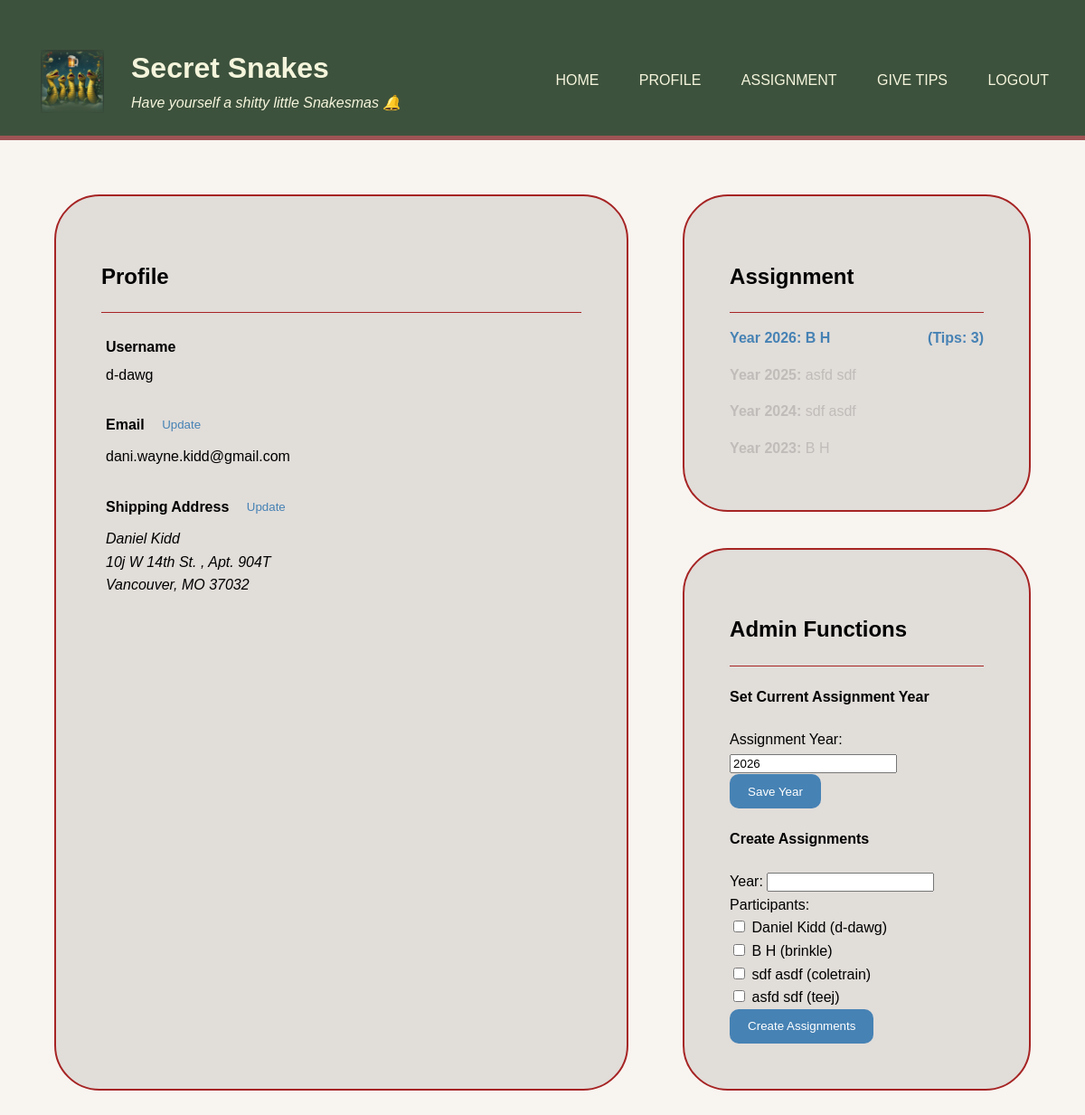
Screenshot of /profile (signed in) with the database file from the repository.
### app/models.py (models this page shows)
class User(Base):
    __tablename__ = "users"
    id = Column(Integer, primary_key=True, index=True)
    username = Column(String, unique=True, index=True)
    email = Column(String, unique=True, index=True)
    hashed_password = Column(String)
    created_at = Column(DateTime)
    is_admin = Column(Boolean, default=False)
    first_name = Column(String)
    last_name = Column(String)
    shipping_street_address = Column(String)
    shipping_unit = Column(String)
    shipping_city = Column(String)
    shipping_zipcode = Column(String)
    shipping_state = Column(String)

class Assignment(Base):
    __tablename__ = "assignments"
    id = Column(Integer, primary_key=True, index=True)
    year = Column(Integer)
    assigned_user_id = Column(Integer, ForeignKey("users.id"))
    assignee_user_id = Column(Integer, ForeignKey("users.id"))
    created_at = Column(DateTime)
    assigned_user = relationship("User", foreign_keys=[assigned_user_id])
    assignee_user = relationship("User", foreign_keys=[assignee_user_id])

### app/main.py (the view)
@app.get("/profile")
async def profile(
    request: Request,
    db: Session = Depends(database.get_db)
):
    try:
        access_token = request.session.get("access_token")
        if not access_token:
            return RedirectResponse(url="/", status_code=302)
        current_user = auth.get_current_user(db, access_token)
        if not current_user:
            return RedirectResponse(url="/", status_code=302)
        all_users = db.query(models.User).all() if current_user.is_admin else []
        assignments = db.query(models.Assignment).filter(
            models.Assignment.assignee_user_id == current_user.id
        ).order_by(desc(models.Assignment.year)).all()
        latest_year = db.query(func.max(models.Assignment.year)).scalar()
        print(config.get_config(db))
        assignment_year = config.get_config(db)['assignment_year']
        assignment_year = int(assignment_year) if assignment_year else latest_year
        number_of_tips = tips.count_tips_for_current_assignment(db, current_user.id, assignment_year)
        context = {
            "request": request,
            "user": current_user,
            "is_admin": current_user.is_admin,
            "all_users": all_users,
            "assignments": assignments,
            "assignment_year": assignment_year,
            "number_of_tips": number_of_tips,
            "user_authenticated": True
        }
        return templates.TemplateResponse("profile.html", context)
    except HTTPException as e:
        logger.warning(f"Authentication failed: {e.detail}")
        return RedirectResponse("/login", status_code=302)
    except Exception as e:
        logger.error(f"Error during template rendering: {str(e)}")
        raise

### templates/profile.html (shortened to what this page needs)
{% extends "base.html" %}
{% block content %}
<div class="profile-page-container common-page-container">
    <div class="profile-details-panel common-panel">
        <h2>Profile</h2>
        <div class="line"></div>
        <div class="content-container">
            <div class="property-container">
                <div class="current-property-container">
                    <div class="property-title">
                        <strong>Username</strong>
                    </div>
                    <div class="property-value">
                        {{ user.username }}
                    </div>
                </div>
            </div>
            <div class="property-container">
                <div class="current-property-container">
                    <div class="property-title">
                        <strong>Email</strong>&nbsp;<button id="show-email-form" class="text-button">Update</button>
                    </div>
                    <div class="property-value">
                        {{ user.email }}
                    </div>
                </div>
                <div class="update-property-container">
                </div>
            </div>
            <div class="property-container">
                <div class="current-property-container">
                    <div class="property-title">
                        <strong>Shipping Address</strong>&nbsp;<button id="show-shipping-form" class="text-button">Update</button>
                    </div>
                    <div class="property-value">
                        <address>
                            {{ user.first_name }} {{ user.last_name }}<br>
                            {{ user.shipping_street_address }}
                            {% if user.shipping_unit %}
                                , {{ user.shipping_unit }}
                            {% endif %}<br>
                            {{ user.shipping_city }}, {{ user.shipping_state }} {{ user.shipping_zipcode }}
                        </address>
                    </div>
                </div>
                <div class="update-property-container">
                </div>
            </div>
        </div>
    </div>
    <div class="right-panels">
        <div class="profile-assignment-panel common-panel">
            <h2>Assignment</h2>
            <div class="line"></div>
            {% if assignments %}
                {% set years = assignments | map(attribute='year') | list %}
                {% for assignment in assignments %}
                        {% if assignment.year == assignment_year %}
                                <div class="current-assignment assignment">
                                    <a href="/assignment" class="current-assignment-link current-assignment assignment">
                                        <strong>Year {{ assignment.year }}:</strong>
                                        {{ assignment.assigned_user.first_name }} {{ assignment.assigned_user.last_name }}
                                    </a>
                                    <div class="assignment-n-tips">
                                        &nbsp;&nbsp;&nbsp;(Tips: {{ number_of_tips }})
                                    </div>
                                </div>
                        {% else %}
                            <div class="past-assignment assignment">
                                <strong>Year {{ assignment.year }}:</strong>
                                {{ assignment.assigned_user.first_name }} {{ assignment.assigned_user.last_name }}
                            </div>
                        {% endif %}
                {% endfor %}
            {% else %}
                <p>No assignments yet.</p>
            {% endif %}
        </div>
        {% if is_admin %}
        <div class="profile-admin-panel common-panel">
            <h2>Admin Functions</h2>
            <div class="line"></div>
            <form id="year-form">
                <h4>Set Current Assignment Year</h4>
                <div>
                    <label for="assignment_year">Assignment Year:</label>
                    <input type="number" id="assignment_year" name="assignment_year" required value="{{ assignment_year }}">
                </div>
                <button type="submit" class="button">Save Year</button>
            </form>
            <form id="assign-form">
                <h4>Create Assignments</h4>
                <div>
                    <label for="year">Year:</label>
                    <input type="number" id="year" name="year" required>
                </div>
                <div>
                    <label>Participants:</label>
                    <div class="participant-list">
                        {% for user in all_users %}
                        <label>
                            <input type="checkbox" name="participants" value="{{ user.id }}">
                            {{ user.first_name }} {{ user.last_name }} ({{ user.username }})
                        </label><br>
                        {% endfor %}
                    </div>
                </div>
                <button type="submit" class="button">Create Assignments</button>
            </form>
        </div>
        {% endif %}
    </div>
</div>
{% endblock %}

### static/css/styles.css (style rules this page uses)
:root { --primary-color-one: #a62424; --primary-color-two: #228B22; --primary-color-three: #3d523d; --primary-color-four: #9f5454; --primary-color-five: rgba(61, 82, 61, 0.1); --primary-color-six: rgba(159, 84, 84, 0.17); --accent-color-one: #008080; --accent-color-two: #4682B4; --accent-color-three: rgba(70, 130, 180, 0.09); --neutral-color-one: #f8f4f0; --neutral-color-two: #F5F5DC; --neutral-color-three: #e1ddd9; --neutral-color-four: #c0bcb9; --body-background-color: var(--neutral-color-one); --header-background-color: var(--primary-color-three); --header-text-color: var(--neutral-color-two); --header-text-hover-color: var(--accent-color-two); --header-border-bottom-color: var(--primary-color-four); --container-background-color: var(--neutral-color-three); --container-border-color: var(--primary-color-one); --container-segmenting-line-color: var(--primary-color-one); --text-button-color: var(--accent-color-two); --text-button-hover-color: var(--primary-color-four); --bubble-button-background-color: var(--accent-color-two); --bubble-button-hover-color: var(--primary-color-four); --current-assignment-highlight-color: var(--accent-color-two); --current-assignment-hover-color: var(--primary-color-four); --past-assignment-highlight-color: var(--neutral-color-four); --assignment-tip-background-color: var(--primary-color-five); --assignment-tip-border-color: var(--primary-color-three); --assignment-tips-container-border-color: var(--primary-color-five); --tip-background-color: var(--accent-color-three); --tip-border-color: var(--accent-color-two); --tip-background-hover-color: var(--primary-color-six); }
* { box-sizing: border-box; }
body { font-family: Arial, sans-serif; line-height: 1.6; margin: 0; padding: 0; background-color: var(--body-background-color); }
.button { height: 38px; background: var(--bubble-button-background-color); border: none; padding-left: 20px; padding-right: 20px; color: #ffffff; border-radius: 10px; }
.common-page-container { min-width: 1080px; gap: 20px; padding: 20px; }
.common-panel { background-color: var(--container-background-color); border: 2px solid var(--container-border-color); border-radius: 50px; padding: 50px; margin: 20px; }
.line { border-bottom: 1px solid var(--container-segmenting-line-color); }
.text-button { margin: 5px 5px 5px 5px; padding: 5px 10px 5px 10px; background: none; border: none; color: var(--text-button-color); }
.profile-page-container { display: flex; }
.profile-details-panel { flex: 5; }
.right-panels { display: flex; flex-direction: column; flex: 4; }
.profile-assignment-panel, .profile-admin-panel { flex: 1; }
.content-container { display: flex; flex-direction: column; flex: 1; }
.property-container { display: flex; margin: 5px; flex: 1; }
.current-property-container, .update-property-container { display: flex; flex-direction: column; flex: 1; }
.property-title { margin-top: 15px; margin-bottom: 5px; display: flex; align-items: center; }
.property-value { text-align: left; white-space: nowrap; }
.assignment { margin-top: 15px; margin-bottom: 5px; }
.current-assignment { color: var(--current-assignment-highlight-color); font-weight: bold; background: none; }
.past-assignment { color: var(--past-assignment-highlight-color); }
.current-assignment-link { text-decoration: none; }
.assignment-n-tips { float: right; }

### rows the page displays
User: username "d-dawg", email "dani.wayne.kidd@gmail.com", first_name "Daniel", last_name "Kidd", shipping_street_address "10j W 14th St.", shipping_unit "Apt. 904T", shipping_city "Vancouver", shipping_state "MO", shipping_zipcode "37032"
Assignment: year "2026", assigned_user.first_name "B", assigned_user.last_name "H", number_of_tips "3"
Assignment: year "2025", assigned_user.first_name "asfd", assigned_user.last_name "sdf"
Assignment: year "2024", assigned_user.first_name "sdf", assigned_user.last_name "asdf"
Assignment: year "2023", assigned_user.first_name "B", assigned_user.last_name "H"
User: first_name "B", last_name "H", username "brinkle"
User: first_name "sdf", last_name "asdf", username "coletrain"
User: first_name "asfd", last_name "sdf", username "teej"
